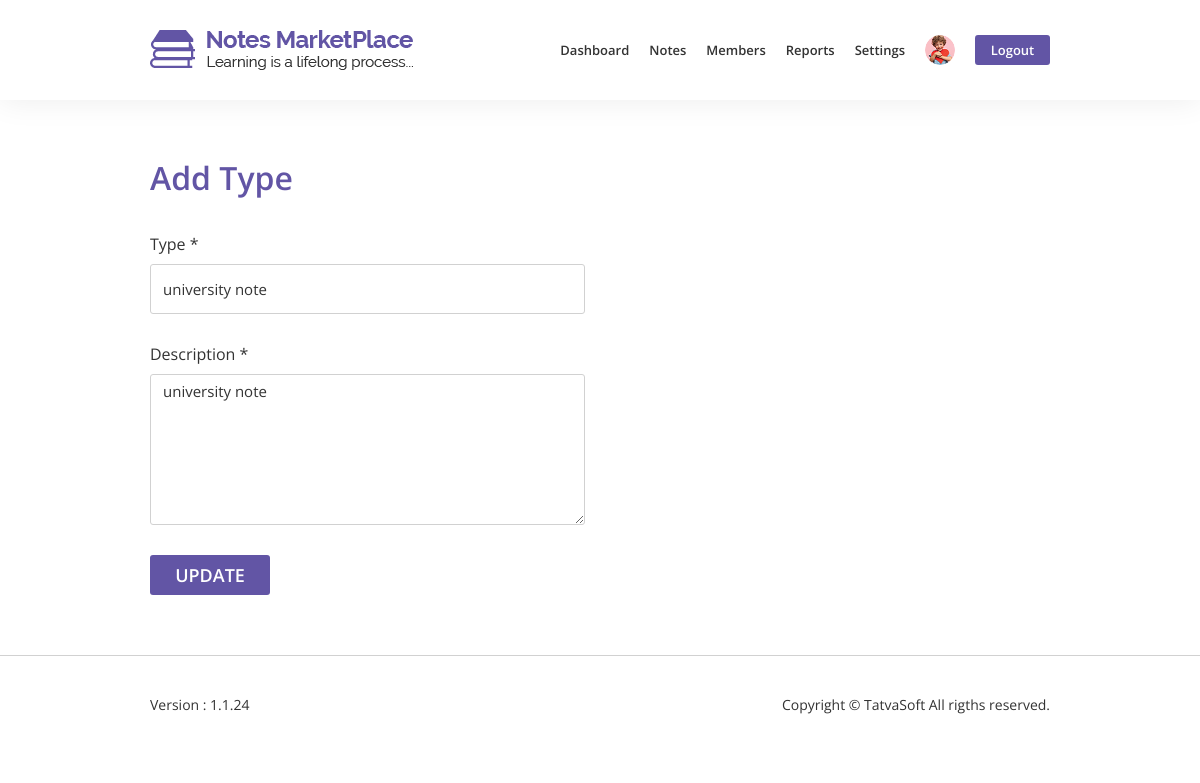
/admin/add_type.php?id=7 (signed in), run on the app's committed database.
### tables this page shows
CREATE TABLE `systemtable` (
  `SystemID` int(11) NOT NULL,
  `SupportEmail` varchar(100) NOT NULL,
  `SupportPhone` varchar(100) NOT NULL,
  `SubscriberEmails` varchar(255) DEFAULT NULL,
  `FacebookURL` varchar(100) DEFAULT NULL,
  `TwitterURL` varchar(100) DEFAULT NULL,
  `LinkedinURL` varchar(100) DEFAULT NULL,
  `DefaultProfilePicture` varchar(100) NOT NULL,
  `DefaultDisplayPicture` varchar(100) NOT NULL,
  `CreatedDate` datetime DEFAULT NULL,
  `CreatedBy` int(11) DEFAULT NULL,
  `ModifiedDate` datetime DEFAULT NULL,
  `Modifiedby` int(11) DEFAULT NULL,
  `IsActive` bit(10) NOT NULL DEFAULT b'1'
);

CREATE TABLE `typetable` (
  `TypeID` int(11) NOT NULL,
  `TypeName` varchar(100) NOT NULL,
  `Description` varchar(255) NOT NULL,
  `CreatedDate` datetime DEFAULT NULL,
  `CreatedBy` int(11) DEFAULT NULL,
  `ModifiedDate` datetime DEFAULT NULL,
  `ModifiedBy` int(11) DEFAULT NULL,
  `IsActive` bit(10) NOT NULL DEFAULT b'1'
);

### functions.php (called while the page is built, shortened)
<?php
include 'Database/database.php';
?>
<?php
function ProfileImage($user_id){
    global $connection;
    $query = "SELECT DefaultProfilePicture FROM systemtable WHERE SystemID = 1";
    $profile_query = mysqli_query($connection,$query);
    $row = mysqli_fetch_array($profile_query);
    $default_profile_picture = $row['DefaultProfilePicture'];
    $query = "SELECT ProfilePictureFile FROM user WHERE UserID = $user_id";
    $profile_picture_query = mysqli_query($connection, $query);
    $row = mysqli_fetch_array($profile_picture_query);
    $profile_image = $row['ProfilePictureFile'];
    if(!empty($profile_image)){
        $profile_image = "../images/uploads/profile_picture/$profile_image";
    }
    else{
        $profile_image = "../images/uploads/profile_picture/$default_profile_picture";
    }
    return $profile_image;
}
?>

### admin/add_type.php (the view, shortened to what this page needs)
<?php
    include '../Database/database.php';
    include '../functions.php';
    $user_id = $_SESSION['admin_id'];
    $profile_image_nav = ProfileImage($user_id);
    if(isset($_POST['submit-btn'])){
        $type = mysqli_real_escape_string($connection,$_POST['type']);
        $description = mysqli_real_escape_string($connection,$_POST['description']);
        $date = date('YmdHis');
        if(!empty($_POST['type_id'])){
            $type_id = mysqli_real_escape_string($connection,$_POST['type_id']);
            $query = "UPDATE typetable SET TypeName='{$type}',Description='{$description}',ModifiedBy='{$user_id}', ModifiedDate='{$date}' WHERE typeID = $type_id";
            $update_type_query = mysqli_query($connection,$query);
            confirmQuery($update_type_query);
            header("Location:manage_type.php");
        }
        else{
            $query = "INSERT INTO typetable (TypeName, Description, CreatedDate, CreatedBy) VALUES('{$type}','{$description}','{$date}','{$user_id}')";
            $insert_type_query = mysqli_query($connection,$query);
            confirmQuery($insert_type_query);
            header("Location:manage_type.php");
        }
    }
    else if(isset($_GET['id'])){
        $type_id = $_GET['id'];
        $query = "SELECT * FROM typetable WHERE typeID = $type_id";
        $get_data_query = mysqli_query($connection,$query);
        $row = mysqli_fetch_array($get_data_query);
        $type = $row['TypeName'];
        $description = $row['Description'];
    }
?>
<!DOCTYPE html>
<html lang="en">
    <head>
        <link rel="stylesheet" href="../css/bootstrap/bootstrap.min.css">
        <link rel="stylesheet" href="../css/admin-style.css">
        <link rel="stylesheet" href="../css/admin-responsive.css">
    </head>
    <body>
        <nav class="navbar fixed-top navbar-expand-lg box">
            <div class="container-fluid">
                <a class="navbar-brand" href="dashboard_admin.php">
                    <img src="../images/home/logo.png" alt="NotesMarketPlace logo">
                </a>
                <div class="collapse navbar-collapse" id="navbarTogglerDemo01">
                    <ul class="navbar-nav ml-auto">
                        <li><a href="dashboard_admin.php">Dashboard</a></li>
                        <li class="dropdown">
                            <a href="#" style="border: none;" class="dropdown-toggle" id="profile-dropdown" data-toggle="dropdown" aria-haspopup="true" aria-expanded="false">Notes</a>
                        </li>
                        <li><a href="members.php">Members</a></li>
                        <li class="dropdown">
                            <a href="#" style="border: none;" class="dropdown-toggle" id="profile-dropdown" data-toggle="dropdown" aria-haspopup="true" aria-expanded="false">Reports</a>
                        </li>
                        <li class="dropdown">
                            <a href="#" style="border: none;" class="dropdown-toggle" id="profile-dropdown" data-toggle="dropdown" aria-haspopup="true" aria-expanded="false">Settings</a>
                        </li>
                        <li class="dropdown">
                                <a href="#" style="border: none;" class="dropdown-toggle" id="profile-dropdown" data-toggle="dropdown" aria-haspopup="true" aria-expanded="false"><img src=<?php echo $profile_image_nav;?> alt="progile image"></a>
                        </li>
                        <li style="padding-right:0;"><a href="../logout.php" style="border: none;"><button>Logout</button></a></li>
                    </ul>
                </div>
            </div>
        </nav>
        <form action="add_type.php" method="post" id="form" class="box">
            <div class="form-details">
                <div class="container-fluid">
                    <div class="row">
                        <div class="col-lg-6 col-md-9">
                            <div class="row">
                                <div class="col-md-12">
                                    <h2>Add Type</h2>
                                </div>
                            </div>
                            <div class="row">
                                <div class="col-md-12">
                                    <div class="form-group">
                                        <label>Type *</label>
                                        <input type="text" id="type" class="form-control" name="type" placeholder="Enter Type name" value="<?php echo isset($type) ? $type : '' ?>" required>
                                    </div>
                                </div>
                                <div class="col-md-12">
                                    <div class="form-group">
                                        <label>Description *</label>
                                        <textarea class="form-control" name="description" placeholder="Enter your description" style="height: 151px;" required><?php echo isset($description) ? $description : '' ?></textarea>
                                    </div>
                                </div>
                            </div>
                        </div>
                    </div>
                </div>
                <button type="submit" name="submit-btn"><?php echo isset($type_id)?'Update':'Submit'?></button>
            </div>
        </form>
        <footer class="box">
            <div class="container-fluid">
                <div class="row">
                    <div class="col-md-6 col-4 pr-0">
                        <p>Version : 1.1.24</p>
                    </div>
                    <div class="col-md-6 col-8 text-right pl-0">
                        <p>Copyright &copy; TatvaSoft All rigths reserved.</p>
                    </div>
                </div>
            </div>
        </footer>
    </body>
</html>

### css/admin-style.css (style rules this page uses)
html, body { height: 100%; }
body { color: #333333; font-family: "Open Sans",sans-serif; }
h1, h2, h3, h4, h5, h6 { font-family: "Open Sans", sans-serif; }
.box { padding: 0 12.5%; }
.box .container-fluid { padding-left: 0; padding-right: 0; }
.navbar { height: 100px; background: #fff; -webkit-box-shadow: 0 0 30px 0 rgba(0, 0, 0, 0.08); box-shadow: 0 0 30px 0 rgba(0, 0, 0, 0.08); z-index: 2; -webkit-transition: all 300ms linear; transition: all 300ms linear; }
ul.navbar-nav > li { display: flex; align-items: center; padding: 0 16px; }
ul.navbar-nav > li > a { font-size: 16px; font-weight: 600; line-height: 20px; text-decoration: none; color: #333333; transition: all 50ms linear; padding: 7px 0; }
ul.navbar-nav > li > a > button { background-color: #6255a5; width: 89px; height: 40px; border-radius: 3px; color: #ffffff; line-height: 22px; font-weight: 600; border: none; }
ul.navbar-nav > li > a > img { height: 40px; width: 40px; border-radius: 50%; }
.dropdown-toggle::after { content: none; }
.form-control { border: 1px solid #d1d1d1; height: 50px; border-radius: 3px; font-family: "Open Sans",sans-serif; font-size: 15px; line-height: 20px; color: #8a8a8a; }
footer { border-top: 1px solid #d1d1d1; height: 100px; }
footer p { font-family: "Open Sans",sans-serif; font-size: 14px; font-weight: 400; line-height: 18px; color: #333333; margin: 40px 0; }
.form-details { margin-top: 160px; }
.form-details h2 { font-size: 34px; font-weight: 600; line-height: 38px; color: #6255a5; }
.form-details label { font-family: "Open Sans",sans-serif; font-size: 16px; font-weight: 400; line-height: 20px; margin-bottom: 10px; margin-top: 30px; }
.form-details .form-group { margin-bottom: 0; }
.form-details .form-control { border: 1px solid #d1d1d1; height: 50px; border-radius: 3px; font-family: "Open Sans",sans-serif; font-size: 15px; line-height: 20px; color: #333333; }
.form-details button { background-color: #6255a5; width: 120px; height: 40px; border-radius: 3px; color: #fff; font-family: "Open Sans",sans-serif; font-size: 18px; font-weight: 600; line-height: 22px; margin-bottom: 60px; margin-top: 30px; border: none; text-transform: uppercase; margin-right: 20px; }

### css/admin-responsive.css (style rules this page uses)
@media (min-width: 1200px) and (max-width: 1439px) { ul.navbar-nav > li { padding: 0 10px; } }
@media (min-width: 1200px) and (max-width: 1439px) { ul.navbar-nav > li > a { font-size: 13px; line-height: 16px; } }
@media (min-width: 1200px) and (max-width: 1439px) { ul.navbar-nav > li > a > button { width: 75px; height: 30px; } }
@media (min-width: 1200px) and (max-width: 1439px) { ul.navbar-nav > li > a > img { height: 30px; width: 30px; } }
@media (min-width: 1200px) and (max-width: 1439px) { #dashboard-admin h2, .admin-table h3, .form-details h2, #member-details h2 { font-size: 32px; line-height: 36px; } }

### data on the page
systemtable: DefaultProfilePicture (picture)
typetable: type "university note", description "university note"
